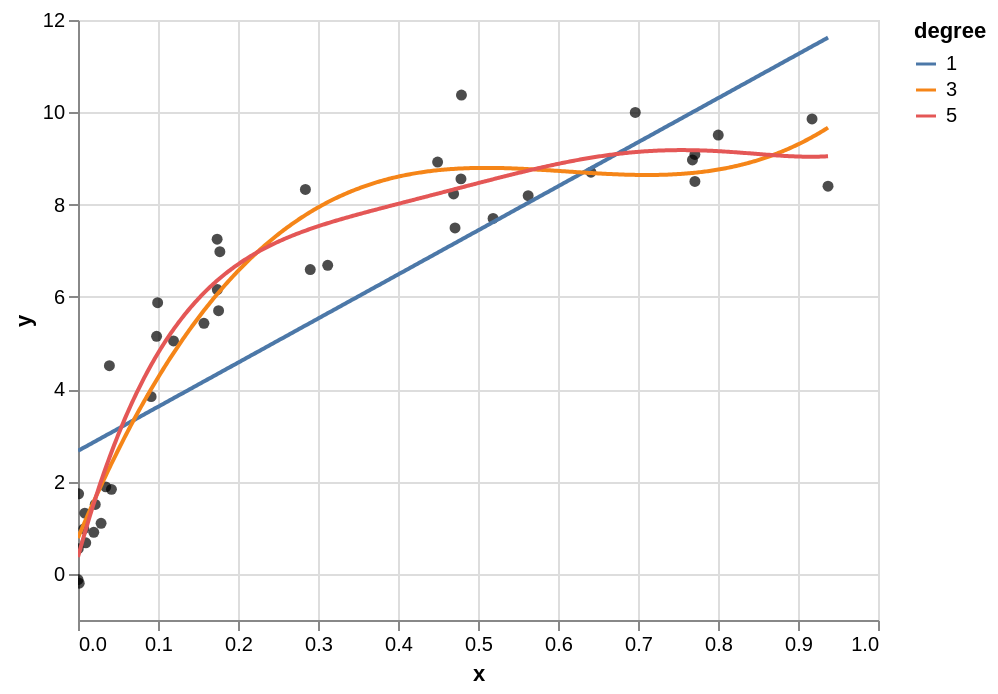

Vega-Lite specification stored for this chart:
### Vega-Lite specification from a JSON file in a GitHub repository (floating-point values rounded to 4 significant figures; data arrays with more than 128 entries replaced by an {"elided": "..."} marker saying what was removed)
{"config": {"view": {"height": 300, "width": 400}}, "layer": [{"encoding": {"y": {"field": "y", "type": "quantitative", "axis": {"title": "y"}}, "x": {"field": "x", "type": "quantitative", "axis": {"title": "x"}}}, "data": {"values": [{"y": 7.25, "x": 0.1739}, {"y": 7.7, "x": 0.5189}, {"y": -0.1229, "x": 1.308e-08}, {"y": 3.84, "x": 0.0914}, {"y": 1.504, "x": 0.02154}, {"y": 1.316, "x": 0.008526}, {"y": 1.884, "x": 0.03469}, {"y": 5.046, "x": 0.1194}, {"y": 5.428, "x": 0.1574}, {"y": 6.593, "x": 0.2903}, {"y": 5.702, "x": 0.1757}, {"y": 8.231, "x": 0.4695}, {"y": 1.831, "x": 0.0418}, {"y": 9.086, "x": 0.7711}, {"y": 1.734, "x": 0.0007501}, {"y": 8.922, "x": 0.4495}, {"y": 6.16, "x": 0.1741}, {"y": 6.686, "x": 0.3121}, {"y": 0.8992, "x": 0.01971}, {"y": 4.511, "x": 0.03924}, {"y": 8.702, "x": 0.6412}, {"y": 8.399, "x": 0.9375}, {"y": 5.146, "x": 0.09823}, {"y": 10.37, "x": 0.4793}, {"y": 8.968, "x": 0.7681}, {"y": 9.506, "x": 0.8003}, {"y": 0.9746, "x": 0.007233}, {"y": -0.202, "x": 0.001525}, {"y": 1.096, "x": 0.02884}, {"y": 8.503, "x": 0.7711}, {"y": 0.673, "x": 0.009672}, {"y": 6.981, "x": 0.1773}, {"y": 9.856, "x": 0.9176}, {"y": 8.329, "x": 0.2843}, {"y": 8.558, "x": 0.4787}, {"y": 5.874, "x": 0.09955}, {"y": 7.495, "x": 0.4713}, {"y": 9.998, "x": 0.6966}, {"y": 0.5463, "x": 0.0003345}, {"y": 8.193, "x": 0.5627}]}, "selection": {"selector015": {"encodings": ["x", "y"], "type": "interval", "bind": "scales"}}, "mark": {"color": "black", "type": "circle"}}, {"encoding": {"y": {"field": "yfit", "type": "quantitative"}, "x": {"field": "xfit", "type": "quantitative"}, "color": {"field": "degree", "type": "nominal"}}, "data": {"values": {"elided": "1500 records"}}, "mark": "line"}], "$schema": "https://vega.github.io/schema/vega-lite/v2.4.1.json"}
